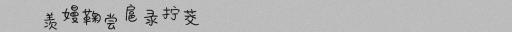

Source code (Python):
import argparse
import os
import sys

import numpy as np
import torch
from torch.utils.tensorboard import SummaryWriter
from torch import optim
from torch.nn import CTCLoss
from torch.utils.data.dataloader import DataLoader
from tqdm import tqdm

# from torch.utils.tensorboard import SummaryWriter

import utils
from config import cfg

from PIL import Image
import matplotlib.pyplot as plt
import jax
import jax.numpy as jnp

from generator import Generator
data_set = Generator(cfg.word.get_all_words(), 'horizontal')
train_sampler = torch.utils.data.RandomSampler(data_set)
data_loader = DataLoader(data_set, batch_size=128, sampler=train_sampler,
                             num_workers=4)
print(data_set.__getitem__(0))

for image, target, input_len, target_len in data_loader:
    print(input_len[0],target_len[0])
    image=image.numpy()
    maxpix=np.max(image)
    minpix=np.min(image)
    image=(image-minpix)/(maxpix-minpix)*255
    image=image[0][0]
    image=image.transpose(1,0)
    break

print(image.shape)
image=np.stack([image,image,image],axis=-1)
print(image.shape)
im=Image.fromarray(np.uint8(image))
im.save("t.jpeg")
plt.figure(1,figsize=(30,500))
plt.imshow(im)
plt.show()
print(target[0],target_len[0])
alpha=data_set.alpha
txt="".join([alpha[i] for i in target[0]])
print(txt,len(txt))
